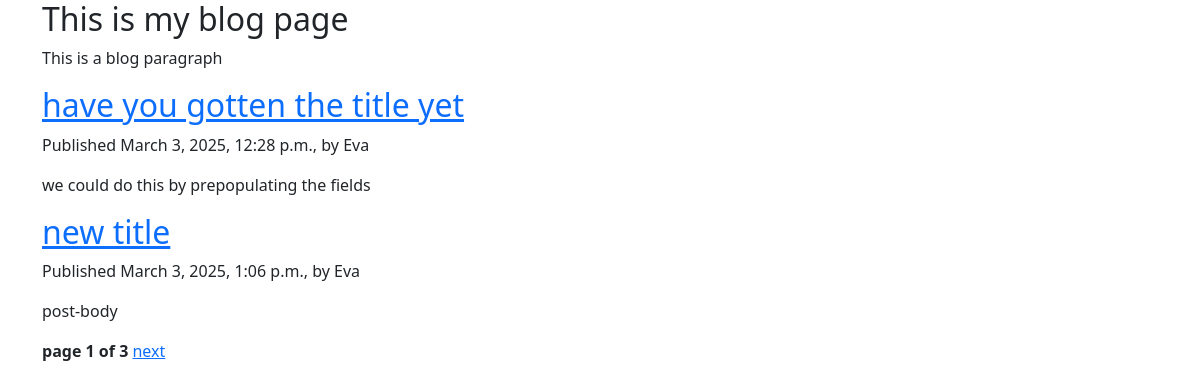
The page /Blog/list on the database its author committed.
### Blog_app/models.py (models this page shows, shortened)
class Post(models.Model):
    class Status(models.TextChoices):
        DRAFT = 'DF', 'Draft'
        PUBLISHED = 'PB', 'Published'
    class Gender(models.TextChoices):
        MALE ='M', 'Male'
        FEMALE = 'F', 'Female'
    objects = models.Manager()
    published= PublishedManager()
    title = models.CharField(max_length=250)
    publish= models.DateTimeField(default= timezone.now)
    slug= models.SlugField(max_length=250, unique_for_date="publish")
    body= models.TextField()
    create= models.DateTimeField(auto_now_add=True)
    update= models.DateTimeField(auto_now=True)
    status = models.CharField(max_length=2, choices=Status, default=Status.DRAFT)
    author = models.ForeignKey(settings.AUTH_USER_MODEL, on_delete=models.CASCADE, related_name='blogs_post')
    gender= models.CharField(max_length=2, choices=Gender.choices, default= Gender.FEMALE)
    def get_absolute_url(self):
        return reverse("Blog:postdetail", args=[self.publish.year, self.publish.month, self.publish.day,self.slug])

### Blog_app/views.py (the view)
# urls.py: path('list', views.post_list, name= 'list'),
def post_list(request):
    posts= Post.published.all()
    paginator= Paginator(posts, 2)
    pagenumber= request.GET.get("page")
    try:
        posts= paginator.page(pagenumber)
    except PageNotAnInteger:
        posts = paginator.page(1)
    except EmptyPage:
        posts= paginator.page(paginator.num_pages)
    return render(request, 'postlist.html', {'posts':posts})

### Blog_app/models.py (called while the page is built)
    def get_queryset(self):
        return super().get_queryset().filter(status=Post.Status.PUBLISHED)

### Blog_app/templates/postlist.html (shortened to what this page needs)
{% extends "base.html" %}
{% load static %}
{% block body %}
    {% for a in posts %}
        <h2><a href="{{ a.get_absolute_url }}">{{ a.title }}</a></h2>
        <p>Published {{ a.publish }}, by {{ a.author }}</p>
        <p>{{ a.body|truncatewords:30|linebreaks }}</p>
    {% endfor %}
    {% include "paginator.html" with page=posts %}
{% endblock body %}

### templates/base.html (shortened to what this page needs)
{% load static %}
<head>
  <link href="{% static 'css/blog.css' %}" rel="stylesheet" />
  <link rel="stylesheet" href="https://cdn.jsdelivr.net/npm/bootstrap@5.3.0/dist/css/bootstrap.min.css">
</head>
<body>
  <div id="content"class= "container">
    <h2>This is my blog page</h2>
    <p>This is a blog paragraph</p>
    {% block body %} {% endblock body %}
  </div>
</body>

### Blog_app/templates/paginator.html (shortened to what this page needs)
<div class="pagination">
  <span class="step-links">
    <span class="current">
      <b>page {{page.number}} of {{page.paginator.num_pages}}</b>
    </span>
    {% if page.has_next %}
    <a href="?page={{page.next_page_number}}">next</a> {% endif %}
  </span>
</div>

### static/css/blog.css (style rules this page uses)
.current { font-weight: 700 ; }

### rows shown on the page
Post: title "have you gotten the title yet", publish "March 3, 2025, 12:28 p.m.", author "Eva", body "we could do this by prepopulating the fields"
Post: title "new title", publish "March 3, 2025, 1:06 p.m.", author "Eva", body "post-body"

### other values the page prints
{{ page.number }} "1"
{{ page.paginator.num_pages }} "3"
